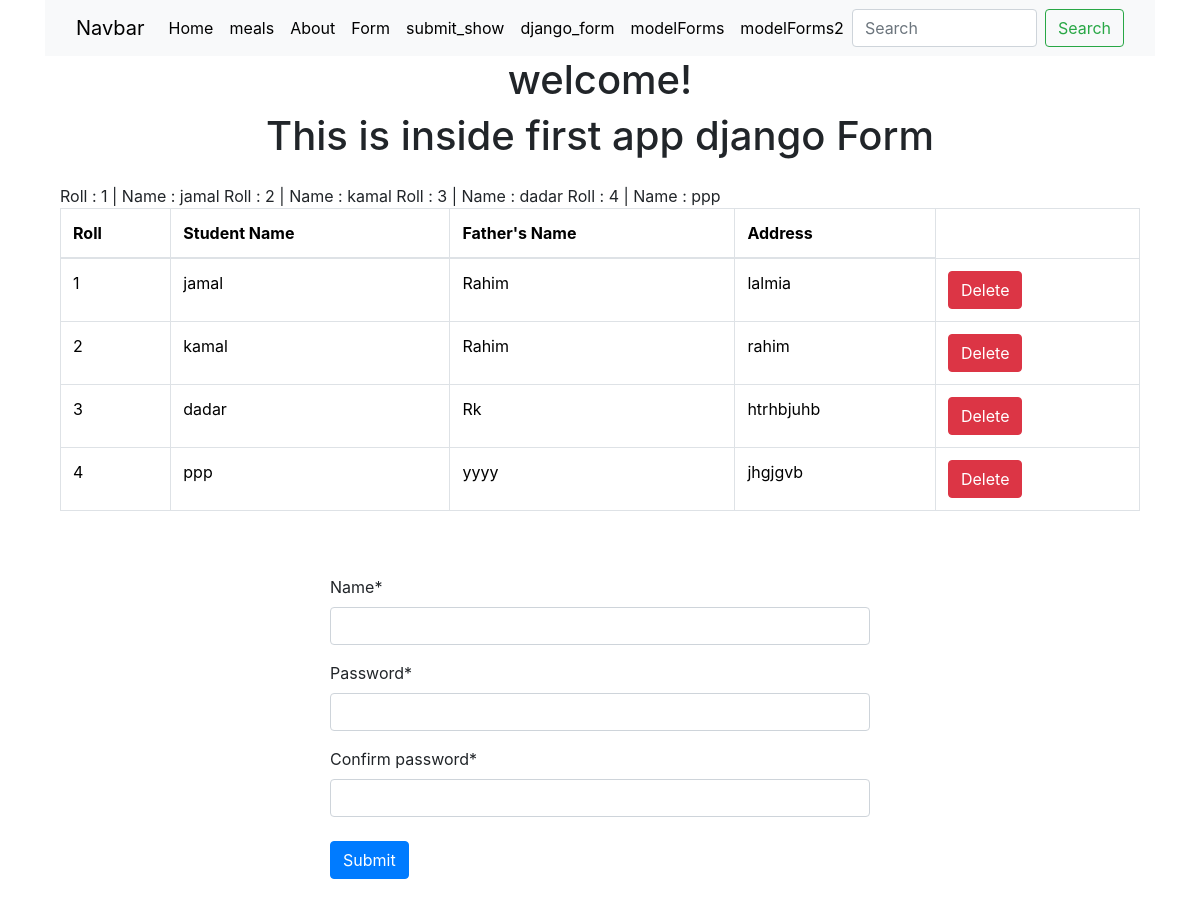
The page /firstapp/django_form/modelForms/ on the database as committed earlier.
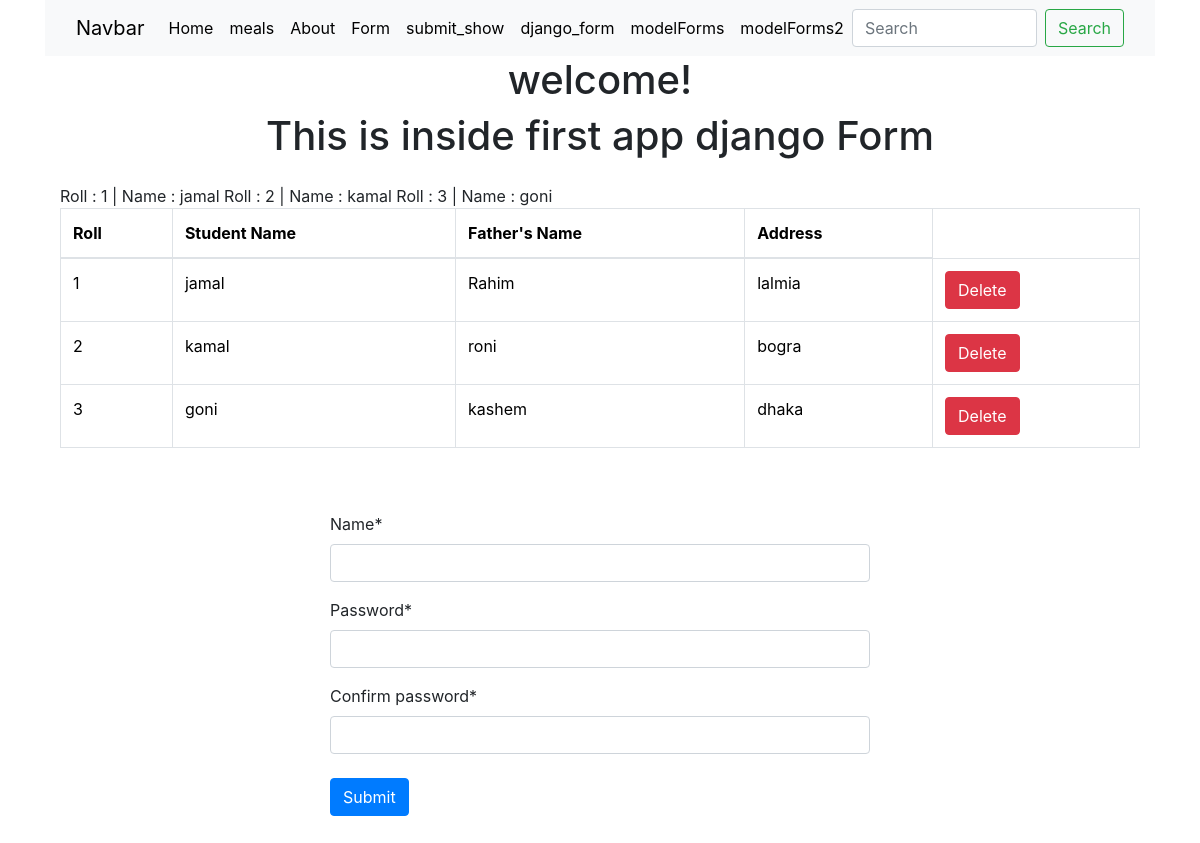
The same page on the database as committed later.
### firstapp/models.py (models this page shows)
class Student(models.Model):
    name = models.CharField(max_length=20)
    roll = models.IntegerField(primary_key=True)
    address = models.TextField()
    father_name = models.TextField(default="Rahim")
    def __str__(self):
        return f"Roll : {self.roll} | Name : {self.name}"

### firstapp/views.py (the view)
# urls.py: path('django_form/modelForms/', views.model_Forms, name='modelForms'),
def model_Forms(request):
    if request.method == 'POST':
        form = modelForms(request.POST)
        if form.is_valid():
            print(form.cleaned_data)
    else:
        form = modelForms()
    student = models.Student.objects.all()
    print(student)
    return render(request, 'modelForms.html',{'form': form, 'data' : student})

### firstapp/forms.py (shortened to what this page needs)
class modelForms(forms.Form):
    name = forms.CharField(widget=forms.TextInput)
    password = forms.CharField(widget=forms.PasswordInput)
    confirm_password = forms.CharField(widget=forms.PasswordInput)

### firstapp/templates/modelForms.html (shortened to what this page needs)
{% extends 'base.html' %}
{% load static %}
{% block content %}
{{ block.super }}
{% load crispy_forms_tags %}
<div class="container">
    <h1 class="text-center pb-3"> This is inside first app  django Form  </h1>
    {% if data %}
        {% for st in data %}
        {{st}}
        {% endfor %}
        <table class="table table-bordered">
            <thead>
              <tr>
                <th scope="col">Roll</th>
                <th scope="col">Student Name</th>
                <th scope="col">Father's Name </th>
                <th scope="col">Address</th>
              </tr>
            </thead>
            <tbody>
                {% for st in data %}
                <tr>
                <td>{{st.roll}}</td>
                <td>{{st.name}}</td>
                <td>{{st.father_name}}</td>
                <td>{{st.address}}</td>
                <td><a class=" btn btn-danger " href ="{% url 'delete_student' st.roll%}"> Delete</a></td>
                </tr>
                {% endfor %}
            </tbody>
          </table>
    {% else %}
        <h1 class="text-center pb-3"> NO data available to show  </h1>
    {% endif %}
    <form method='post'  style="width: 50%; height: 500px; margin:auto" class="pt-5" enctype = 'multipart/form-data'>
        {{form | crispy}}
        <button type="submit" class="btn btn-primary mt-2">Submit</button>
    </form>
</div>
{% endblock %}

Rows that differ between the two databases and show on the page:
removed Student: roll+name "Roll : 4 | Name : ppp", roll "4", name "ppp", father_name "yyyy", address "jhgjgvb"
changed Student "Roll : 2 | Name : kamal": father_name "Rahim" → "roni"; address "rahim" → "bogra"
changed Student: roll+name "Roll : 3 | Name : dadar" → "Roll : 3 | Name : goni"; name "dadar" → "goni"; father_name "Rk" → "kashem"; address "htrhbjuhb" → "dhaka"
